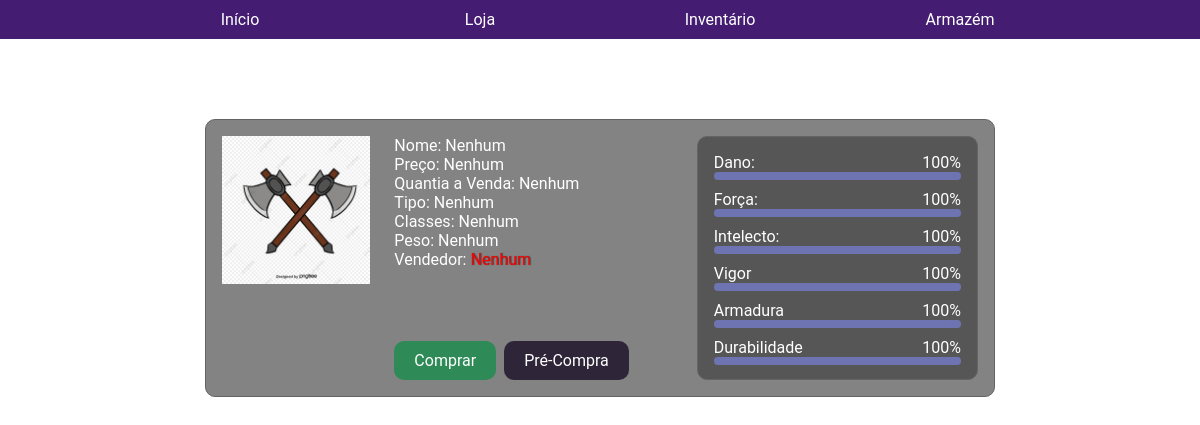
/GUI/loja.php, run on an earlier commit of the app's database.
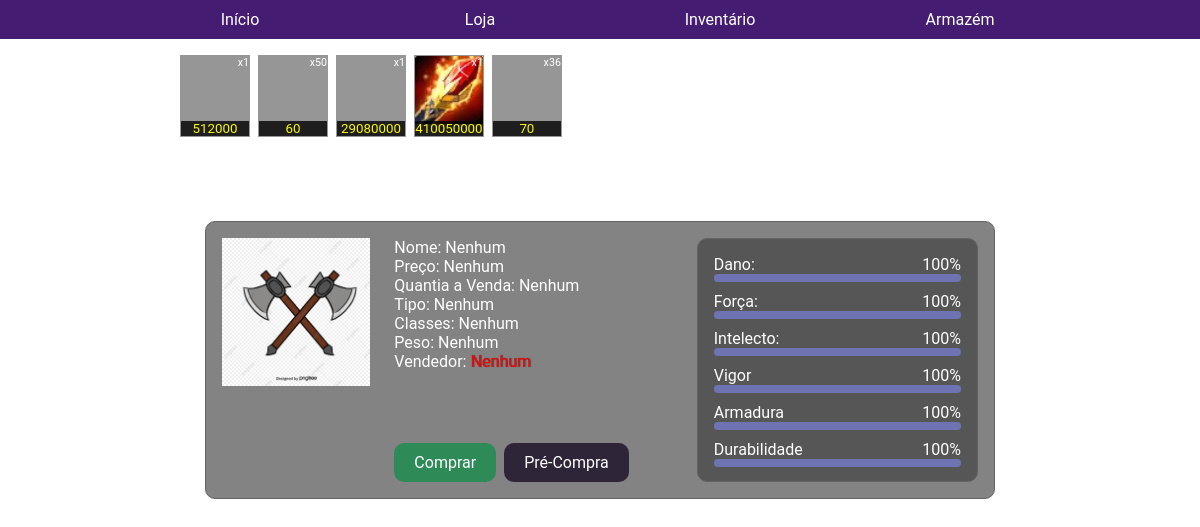
And on a later commit of the database.
### tables this page shows
CREATE TABLE `item` (
  `id_item` int(11) NOT NULL,
  `nome` varchar(100) NOT NULL,
  `preco_base` float NOT NULL,
  `dano` int(11) NOT NULL,
  `forca` int(11) NOT NULL,
  `intelecto` int(11) NOT NULL,
  `vigor` int(11) NOT NULL,
  `armadura` int(11) NOT NULL,
  `tipo` int(11) NOT NULL,
  `classes` varchar(32) NOT NULL,
  `durabilidade` int(11) NOT NULL,
  `desc` varchar(256) DEFAULT NULL,
  `flags` varchar(255) DEFAULT NULL
);

CREATE TABLE `venda` (
  `id` int(11) NOT NULL,
  `id_vendedor` int(11) NOT NULL,
  `id_item` int(11) NOT NULL,
  `preco_unit` float NOT NULL,
  `quantidade` int(11) DEFAULT 0
);

### GUI/loja.php (the view, shortened to what the changed rows need)
<?php
	include("php/Conectar.php");
	$stmt = $servidor->prepare("SELECT * FROM item INNER JOIN venda ON item.id_item = venda.id_item INNER JOIN personagem ON personagem.id_personagem = venda.id_vendedor INNER JOIN tipo_item ON item.tipo = tipo_item.id");
	if(!$stmt->execute()){
		echo "Falha ao carregar as Vendas.";
	}
?>
<!doctype html>
<html>
    <head>
        <link rel="stylesheet" href="style.css" type="text/css">
        <link rel="stylesheet" href="loja.css" type="text/css">
    </head>
    <body>
		<div id="conteudo">
            <div class="loja">
                <ul id="itensLoja">
                    <?php
                    while($rs = $stmt->fetch(PDO::FETCH_ASSOC)){
                    ?>
                    <li onclick="selecionarItem(this, '<?php echo $rs['nome'] ?>')" class="selected">
                        <scan class="quantia">x<?php echo $rs['quantidade'] ?></scan>
                        <scan class="preco"><?php echo $rs['preco_unit'] ?></scan>
                        <scan class="image"><img src="_imagens/<?php echo str_replace(" ", "", $rs['nome']) ?>.jpg" alt=""></scan>
                    </li>
                    <?php
                    }
					?>
                </ul>
            </div>
		</div>
    </body>
</html>

What changed in the data, as far as the page shows it:
now on this page (row edited): item: venda.quantidade "1", venda.preco_unit "512000"
added item: venda.quantidade "50", venda.preco_unit "60", venda.quantidade "36", venda.preco_unit "70"
added item: venda.quantidade "1", venda.preco_unit "29080000"
added item: venda.quantidade "1", venda.preco_unit "410050000"
